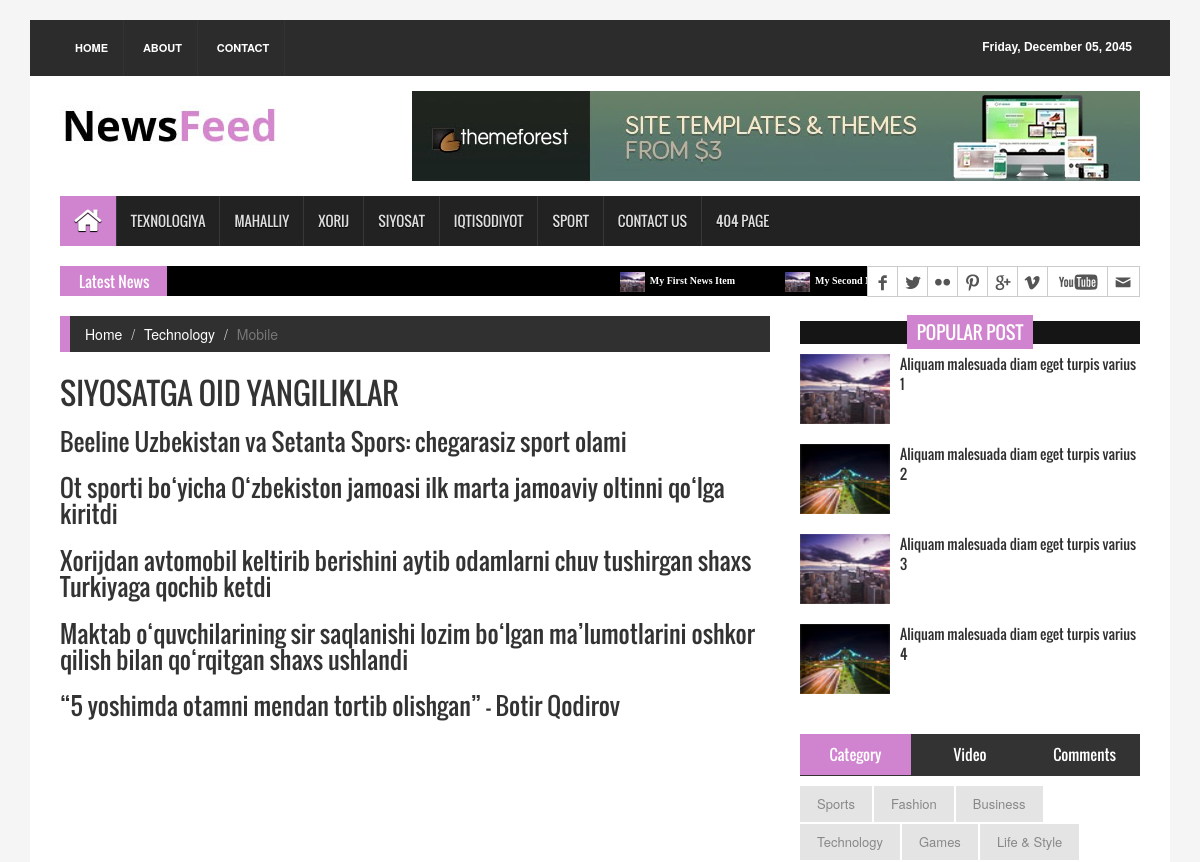
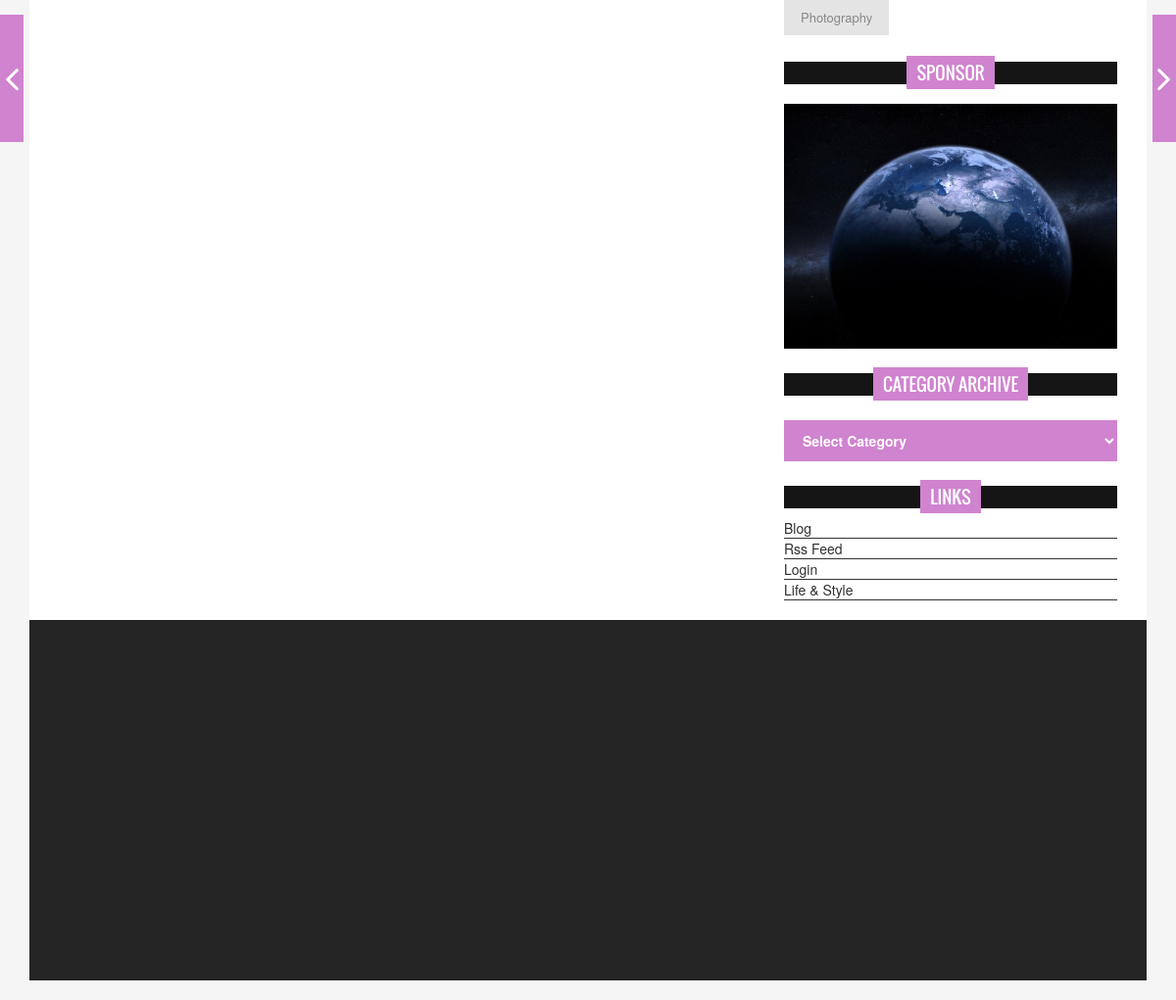
The page /siyosat/ on the database its author committed (2 pictures, top to bottom).
### news_app/models.py (models this page shows, shortened)
class News(models.Model):
    class Status(models.TextChoices):
        Draft = 'Dr', "Draft"
        Publish = 'Pb', "Published"
    title = models.CharField(max_length=250)
    slug = models.SlugField(max_length=250)
    body = models.TextField(default=True)
    image = models.ImageField(upload_to='news/images/')
    category = models.ForeignKey(Category, on_delete=models.CASCADE)
    published_time = models.DateTimeField(auto_now=datetime.now)
    created_time = models.DateTimeField(auto_now_add=True)
    update_time = models.DateTimeField(auto_now=True)
    status = models.CharField(max_length=2, choices=Status.choices,default=Status.Draft)
    pulished = PublishManager()
    object = models.Manager
    class Meta:
        ordering = ['-published_time']

### news_app/views.py (the view)
# urls.py: path('siyosat/', siyosat_news_view, name = 'siyosat_news'),
def siyosat_news_view(request):
    news_list = News.pulished.filter(category__nomi = 'Siyosat')
    context = {
        'news_list' : news_list
    }
    return render(request, template_name='siyosat.html', context=context)

### news_app/models.py (called while the page is built)
    def get_queryset(self):
        return super().get_queryset().filter(status = News.Status.Publish)

### templates/siyosat.html (shortened to what this page needs)
{% extends 'base.html' %}
{% load static %}
  {% block content %}
  <section id="contentSection">
    <div class="row">
      <div class="col-lg-8 col-md-8 col-sm-8">
        <div class="left_content">
          <div class="single_page">
            <ol class="breadcrumb">
              <li><a href="../index.html">Home</a></li>
              <li><a href="#">Technology</a></li>
              <li class="active">Mobile</li>
            </ol>
            <h1>Siyosatga oid yangiliklar</h1>
            {% for news in news_list  %}
              <h3>{{ news.title }}</h3>
            {% endfor %}
            </div>
          </div>
        </div>
      <nav class="nav-slit"> <a class="prev" href="#"> <span class="icon-wrap"><i class="fa fa-angle-left"></i></span>
        </a> <a class="next" href="#"> <span class="icon-wrap"><i class="fa fa-angle-right"></i></span>
        </a> </nav>
      <div class="col-lg-4 col-md-4 col-sm-4">
        <aside class="right_content">
          <div class="single_sidebar">
            <h2><span>Popular Post</span></h2>
            <ul class="spost_nav">
              <li>
                <div class="media wow fadeInDown"> <a href="single_page.html" class="media-left"> <img alt="" src="{% static 'images/post_img1.jpg' %}"> </a>
                  <div class="media-body"> <a href="single_page.html" class="catg_title"> Aliquam malesuada diam eget turpis varius 1</a> </div>
                </div>
              </li>
              <li>
                <div class="media wow fadeInDown"> <a href="single_page.html" class="media-left"> <img alt="" src="{% static 'images/post_img2.jpg' %}"> </a>
                  <div class="media-body"> <a href="single_page.html" class="catg_title"> Aliquam malesuada diam eget turpis varius 2</a> </div>
                </div>
              </li>
              <li>
                <div class="media wow fadeInDown"> <a href="single_page.html" class="media-left"> <img alt="" src="{% static 'images/post_img1.jpg' %}"> </a>
                  <div class="media-body"> <a href="single_page.html" class="catg_title"> Aliquam malesuada diam eget turpis varius 3</a> </div>
                </div>
              </li>
              <li>
                <div class="media wow fadeInDown"> <a href="single_page.html" class="media-left"> <img alt="" src="{% static 'images/post_img2.jpg' %}"> </a>
                  <div class="media-body"> <a href="single_page.html" class="catg_title"> Aliquam malesuada diam eget turpis varius 4</a> </div>
                </div>
              </li>
            </ul>
          </div>
          <div class="single_sidebar">
            <ul class="nav nav-tabs" role="tablist">
              <li role="presentation" class="active"><a href="#category" aria-controls="home" role="tab" data-toggle="tab">Category</a></li>
              <li role="presentation"><a href="#video" aria-controls="profile" role="tab" data-toggle="tab">Video</a></li>
              <li role="presentation"><a href="#comments" aria-controls="messages" role="tab" data-toggle="tab">Comments</a></li>
            </ul>
            <div class="tab-content">
              <div role="tabpanel" class="tab-pane active" id="category">
                <ul>
                  <li class="cat-item"><a href="#">Sports</a></li>
                  <li class="cat-item"><a href="#">Fashion</a></li>
                  <li class="cat-item"><a href="#">Business</a></li>
                  <li class="cat-item"><a href="#">Technology</a></li>
                  <li class="cat-item"><a href="#">Games</a></li>
                  <li class="cat-item"><a href="#">Life &amp; Style</a></li>
                  <li class="cat-item"><a href="#">Photography</a></li>
                </ul>
              </div>
            </div>
          </div>
          <div class="single_sidebar wow fadeInDown">
            <h2><span>Sponsor</span></h2>
            <a class="sideAdd" href="#"><img src="{% static 'images/add_img.jpg' %}" alt=""></a> </div>
          <div class="single_sidebar wow fadeInDown">
            <h2><span>Category Archive</span></h2>
            <select class="catgArchive">
              <option>Select Category</option>
            </select>
          </div>
          <div class="single_sidebar wow fadeInDown">
            <h2><span>Links</span></h2>
            <ul>
              <li><a href="#">Blog</a></li>
              <li><a href="#">Rss Feed</a></li>
              <li><a href="#">Login</a></li>
              <li><a href="#">Life &amp; Style</a></li>
            </ul>
          </div>
        </aside>
      </div>
    </div>
  </section>
  {% endblock content %}

### static/css/theme.css (style rules this page uses)
.single_sidebar > h2 span { background:none repeat scroll 0 0 #d083cf }
.nav-tabs > li.active > a, .nav-tabs > li.active > a:hover, .nav-tabs > li.active > a:focus { background-color:#d083cf }
.breadcrumb { border-left:10px solid #d083cf }
.nav-slit .icon-wrap { background-color:#d083cf }
.catgArchive { background-color:#d083cf }

### static/css/style.css (style rules this page uses)
body { background:#f5f5f5 }
ul { padding:0; margin:0; list-style:none }
a { text-decoration:none; color:#2f2f2f }
h1, h2, h3, h4, h5, h6 { font-family:'Oswald',sans-serif }
h2 { line-height:23px }
img { border:none }
#contentSection { float:left; display:inline; width:100%; background-color:#fff; padding:0 30px }
.left_content { float:left; display:inline; width:100% }
.right_content { float:left; display:inline; width:100%; min-height:300px }
.spost_nav li { float:left; display:block; width:100%; margin-bottom:10px }
.spost_nav .media-left { width:100px; height:80px }
.media-left > img { height:70px; width:90px }
.spost_nav .media-body > a { font-family:"Oswald",sans-serif }
.single_sidebar { float:left; display:inline; width:100%; margin-bottom:20px }
.single_sidebar > h2 { background:none repeat scroll 0 0 #151515; color:#fff; font-family:"Oswald",sans-serif; font-size:18px; font-weight:400; margin-bottom:10px; margin-left:0; margin-top:5px; padding:0; position:relative; text-align:center; text-transform:uppercase }
.single_sidebar > h2 span { padding:4px 10px }
.cat-item a { background:none repeat scroll 0 0 #e4e4e4; color:#888; display:block; float:left; border-bottom:none !important; font-size:13px; line-height:12px; margin:0 2px 2px 0; padding:12px 17px; -webkit-transition:all 0.5s; -mz-transition:all 0.5s; -ms-transition:all 0.5s; -o-transition:all 0.5s; transition:all 0.5s }
.tab-content { margin-top:10px }
.nav-tabs { background:none repeat scroll 0 0 #333; border-bottom:none }
.nav-tabs > li { margin-bottom:0 }
.nav-tabs > li > a { margin-right:0; color:#fff; font-size:15px; border-radius:0; border:none; font-family:"Oswald",sans-serif; -webkit-transition:all 0.5s; -mz-transition:all 0.5s; -ms-transition:all 0.5s; -o-transition:all 0.5s; transition:all 0.5s }
.nav-tabs > li.active > a, .nav-tabs > li.active > a:hover, .nav-tabs > li.active > a:focus { border-width:0; border-color:#ddd #ddd transparent; color:#fff }
.sideAdd { display:block; float:left; height:250px; width:100%; margin-top:10px }
.sideAdd > img { width:100%; height:100% }
.single_sidebar ul li a { border-bottom:1px solid #333; display:block }
.single_sidebar .spost_nav li a { border-bottom:none; float:left }
.catgArchive { border:medium none; color:#fff; display:inline; float:left; font-weight:bold; padding:10px 15px; width:100%; margin-top:15px }
.catgArchive option { background-color:#fff; font-weight:normal; padding:5px; color:#d083cf }
.nav-tabs > li { display:inline-block; float:none; width:32.55% }
.nav-tabs { text-align:center }
.single_page { float:left; display:inline; width:100% }
.single_page > h1 { color:#333; font-family:Oswald,arial,Georgia,serif; font-size:30px; line-height:1.4em; margin:10px 0 -10px; padding:0 0 4px; text-transform:uppercase }
.breadcrumb { background-color:#303030; border-radius:0 }
.breadcrumb li a { color:#fff }
.nav-slit a { position:fixed; top:50%; display:block; outline:none; text-align:left; z-index:1000; -webkit-transform:translateY(-50%); transform:translateY(-50%) }
.nav-slit a.prev { left:0 }
.nav-slit a.next { right:0 }
.nav-slit .icon-wrap { position:relative; display:block; padding:45px 5px }
.nav-slit .icon-wrap i { color:#fff; font-size:40px; display:inline-block }

### rows shown on the page
News: title "Beeline Uzbekistan va Setanta Spors: chegarasiz sport olami"
News: title "Ot sporti bo‘yicha O‘zbekiston jamoasi ilk marta jamoaviy oltinni qo‘lga kiritdi"
News: title "Xorijdan avtomobil keltirib berishini aytib odamlarni chuv tushirgan shaxs Turkiyaga qochib ketdi"
News: title "Maktab o‘quvchilarining sir saqlanishi lozim bo‘lgan ma’lumotlarini oshkor qilish bilan qo‘rqitgan shaxs ushlandi"
News: title "“5 yoshimda otamni mendan tortib olishgan” – Botir Qodirov"
